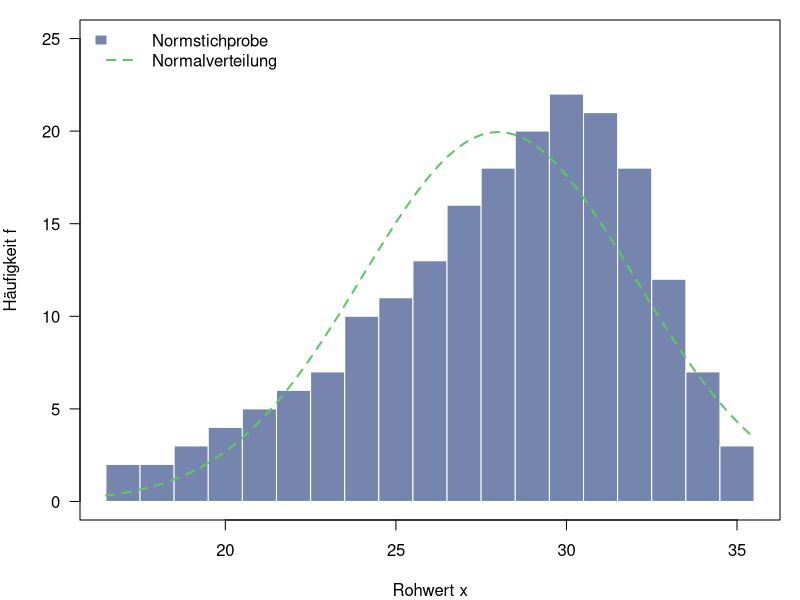
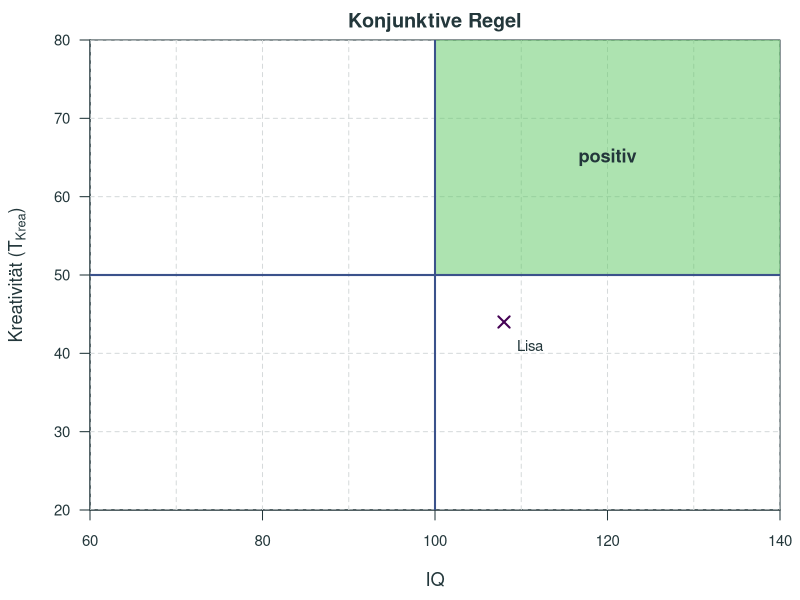
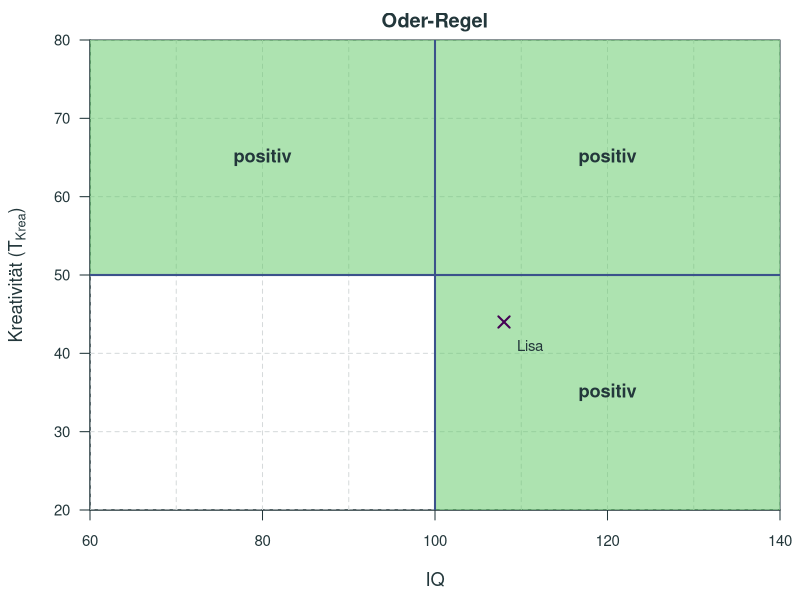
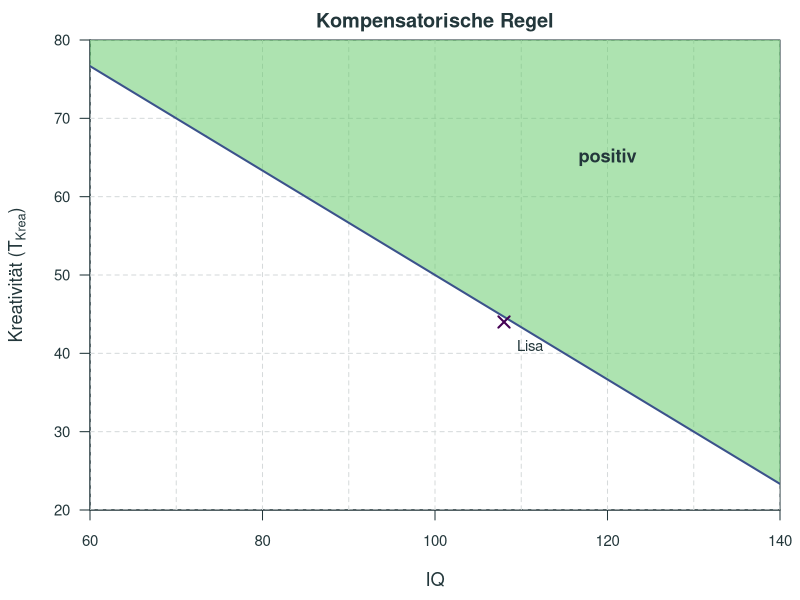
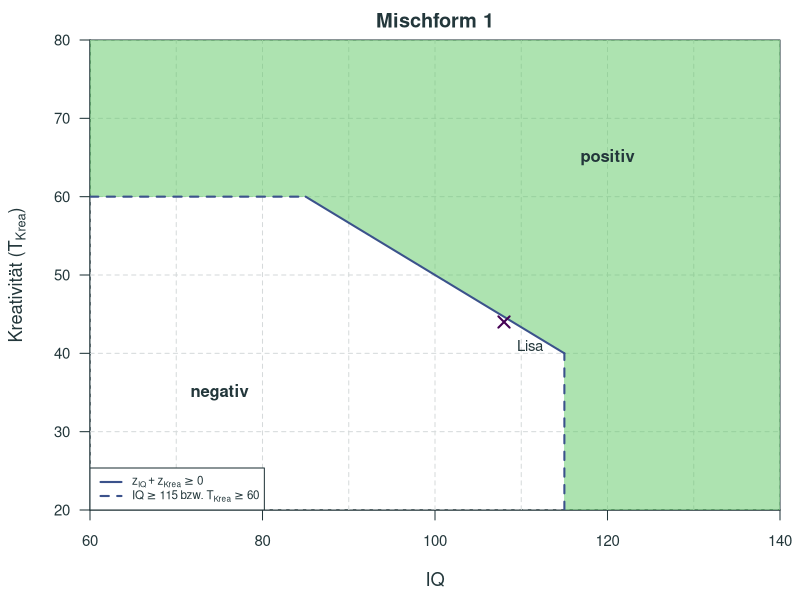
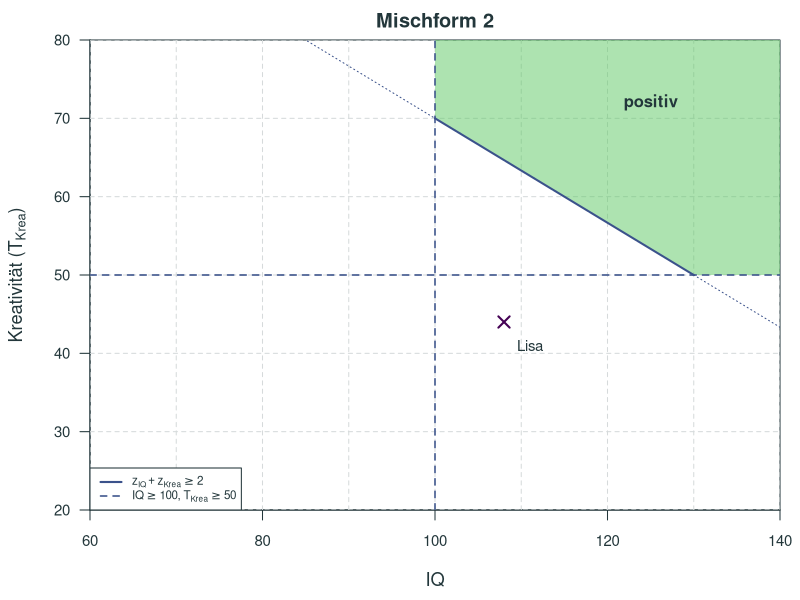

R code for these plots, in order:
## ---- chunk 1
#| label: setup
#| include: false
# plot labels contain umlauts, which need a UTF-8 locale; the shell that runs
# the render may start R in the C locale
invisible(Sys.setlocale("LC_CTYPE", "en_US.UTF-8"))
colors <- viridisLite::viridis(5)
dark <- "#23373b"

# success ratio after Taylor and Russell (1939) under bivariate normality
taylor_russell <- function(br, sr, r) {
  if (r == 0 || sr >= 1) return(br)
  x <- qnorm(1 - sr)
  y <- qnorm(1 - br)
  integrate(function(u) dnorm(u) * pnorm((r * u - y) / sqrt(1 - r^2)),
            lower = x, upper = Inf)$value / sr
}

# Taylor-Russell tables: rows r_tc, columns SR
sr_cols <- c(.05, .10, .20, .30, .40, .50, .60, .70, .80, .90, .95)
r_rows <- seq(0.05, 1, by = .05)
tr_table <- function(br) {
  tab <- sapply(sr_cols, function(s)
    sapply(r_rows, function(r) sprintf("%.2f", round(taylor_russell(br, s, r), 2))))
  tab <- cbind(sprintf("%.2f", r_rows), tab)
  colnames(tab) <- c("$r_{tc}$", sprintf("%.2f", sr_cols))
  tab
}

# decision rules: Lisa and plot helpers
lisa_iq <- 108
lisa_krea <- 44

plot_blank <- function(title) {
  par(mar = c(4.5, 4.5, 2, 1), col.main = dark, col.lab = dark, col.axis = dark,
      fg = dark)
  plot(NULL, xlim = c(60, 140), ylim = c(20, 80), xlab = "IQ",
       ylab = expression("Kreativität (" * T[Krea] * ")"), main = title, las = 1,
       xaxs = "i", yaxs = "i", cex.lab = 1.1, cex.axis = 0.9)
  abline(h = seq(20, 80, by = 10), col = "#d6dadb", lty = 2)
  abline(v = seq(60, 140, by = 10), col = "#d6dadb", lty = 2)
}

add_lisa <- function() {
  points(lisa_iq, lisa_krea, pch = 4, cex = 1.5, lwd = 2, col = colors[1])
  text(lisa_iq + 3, lisa_krea - 3, "Lisa", cex = 0.9, col = dark)
}

fill_pos <- adjustcolor(colors[4], 0.5)

plot_and <- function() {
  plot_blank("Konjunktive Regel")
  rect(100, 50, 140, 80, col = fill_pos, border = NA)
  abline(v = 100, col = colors[2], lwd = 2)
  abline(h = 50, col = colors[2], lwd = 2)
  text(120, 65, "positiv", cex = 1.1, font = 2, col = dark)
  add_lisa()
}

plot_or <- function() {
  plot_blank("Oder-Regel")
  rect(100, 20, 140, 80, col = fill_pos, border = NA)
  rect(60, 50, 100, 80, col = fill_pos, border = NA)
  abline(v = 100, col = colors[2], lwd = 2)
  abline(h = 50, col = colors[2], lwd = 2)
  text(120, 35, "positiv", cex = 1.1, font = 2, col = dark)
  text(80, 65, "positiv", cex = 1.1, font = 2, col = dark)
  text(120, 65, "positiv", cex = 1.1, font = 2, col = dark)
  add_lisa()
}

plot_comp <- function() {
  plot_blank("Kompensatorische Regel")
  # z_IQ + z_Krea = 0  =>  T = 50 - (2/3) * (IQ - 100)
  iq <- seq(60, 140, length.out = 200)
  t_bound <- 50 - (10 / 15) * (iq - 100)
  polygon(c(iq, rev(iq)), c(pmax(20, pmin(80, t_bound)), rep(80, length(iq))),
          col = fill_pos, border = NA)
  lines(iq, t_bound, col = colors[2], lwd = 2)
  text(120, 65, "positiv", cex = 1.1, font = 2, col = dark)
  add_lisa()
}

# Mixed rule 1: IQ >= 115 or T >= 60 or z_IQ + z_Krea >= 0
plot_mixed1 <- function() {
  plot_blank("Mischform 1")
  iq_c <- seq(115, 85, length.out = 50)
  t_c <- 50 - (10 / 15) * (iq_c - 100)
  polygon(c(60, 140, 140, 115, iq_c, 60, 60),
          c(80, 80, 20, 20, t_c, 60, 80),
          col = fill_pos, border = NA)
  lines(iq_c, t_c, col = colors[2], lwd = 2)
  segments(115, 20, 115, 40, col = colors[2], lwd = 2, lty = 2)
  segments(60, 60, 85, 60, col = colors[2], lwd = 2, lty = 2)
  text(120, 65, "positiv", cex = 1.0, font = 2, col = dark)
  text(75, 35, "negativ", cex = 1.0, font = 2, col = dark)
  legend("bottomleft",
         legend = c(expression(z[IQ] + z[Krea] >= 0), expression(IQ >= 115 ~ "bzw." ~ T[Krea] >= 60)),
         lty = c(1, 2), col = colors[2], lwd = 2, cex = 0.7, bg = "white",
         text.col = dark)
  add_lisa()
}

# Mixed rule 2: IQ >= 100 and T >= 50 and z_IQ + z_Krea >= 2
plot_mixed2 <- function() {
  plot_blank("Mischform 2")
  iq_c <- seq(100, 130, length.out = 50)
  t_c <- 70 - (10 / 15) * (iq_c - 100)
  polygon(c(iq_c, 140, 140, 100), c(t_c, 50, 80, 80),
          col = fill_pos, border = NA)
  lines(iq_c, t_c, col = colors[2], lwd = 2)
  left <- seq(60, 100, length.out = 30)
  lines(left, 70 - (10 / 15) * (left - 100), col = colors[2], lwd = 1, lty = 3)
  right <- seq(130, 140, length.out = 15)
  lines(right, 70 - (10 / 15) * (right - 100), col = colors[2], lwd = 1, lty = 3)
  abline(v = 100, col = colors[2], lwd = 1.5, lty = 2)
  abline(h = 50, col = colors[2], lwd = 1.5, lty = 2)
  text(125, 72, "positiv", cex = 1.0, font = 2, col = dark)
  legend("bottomleft",
         legend = c(expression(z[IQ] + z[Krea] >= 2), expression(IQ >= 100 * "," ~ T[Krea] >= 50)),
         lty = c(1, 2), col = colors[2], lwd = c(2, 1.5), cex = 0.7,
         bg = "white", text.col = dark)
  add_lisa()
}
## ---- chunk 2
#| label: tbl-tr50
#| echo: false
#| tbl-cap: "Taylor-Russell-Tafel für BR = .50 (Zeilen: Validität $r_{tc}$; Spalten: Selektionsquote SR)"
knitr::kable(tr_table(0.50), format = "pipe", align = "c")
## ---- chunk 3
#| label: tbl-tr40
#| echo: false
#| tbl-cap: "Taylor-Russell-Tafel für BR = .40 (Zeilen: Validität $r_{tc}$; Spalten: Selektionsquote SR)"
knitr::kable(tr_table(0.40), format = "pipe", align = "c")
## ---- chunk 4
#| label: tbl-frequencies
#| echo: false
#| tbl-cap: "Häufigkeiten $f$ der Rohwerte $x$ in der Normstichprobe ($N = 200$)"
x_values <- 17:35
f_values <- c(2, 2, 3, 4, 5, 6, 7, 10, 11, 13, 16, 18, 20, 22, 21, 18, 12, 7, 3)
freq <- as.data.frame(t(f_values))
names(freq) <- x_values
freq <- cbind("$x$" = "$f$", freq)
knitr::kable(freq, format = "pipe", align = "c")
## ---- chunk 5
#| label: fig-frequencies
#| echo: false
#| fig-width: 6.5
#| fig-height: 3.8
#| fig-align: center
#| fig-cap: "Empirische Verteilung der Rohwerte in der Normstichprobe mit der Normalverteilung ($M = 28$, $SD = 4$) zum Vergleich"
#| fig-alt: "Balkendiagramm der Häufigkeiten der Rohwerte 17 bis 35. Die Häufigkeiten steigen langsam bis zum Gipfel bei Rohwert 30 und fallen danach steil ab; die Verteilung ist linksschief. Eine eingezeichnete Normalverteilungskurve mit Mittelwert 28 liegt links davon."
par(mar = c(4, 4, 1, 1))
plot(NA, xlim = c(16.5, 35.5), ylim = c(0, 25), las = 1,
     xlab = "Rohwert x", ylab = "Häufigkeit f")
rect(x_values - 0.5, 0, x_values + 0.5, f_values,
     col = adjustcolor(colors[2], 0.7), border = "white")
x_grid <- seq(16.5, 35.5, length.out = 200)
lines(x_grid, 200 * dnorm(x_grid, 28, 4), lwd = 2, lty = 2, col = colors[4])
legend("topleft", legend = c("Normstichprobe", "Normalverteilung"),
       fill = c(adjustcolor(colors[2], 0.7), NA), border = c("white", NA),
       lty = c(NA, 2), lwd = c(NA, 2), col = c(NA, colors[4]), bty = "n")
## ---- chunk 6
#| echo: false
#| fig-width: 5.5
#| fig-height: 4.5
#| fig-align: center
#| fig-alt: "Koordinatensystem mit IQ auf der x-Achse und Kreativität auf der y-Achse. Der positive Bereich der konjunktiven Regel ist der Quadrant rechts oberhalb der Grenzlinien bei IQ 100 und T-Wert 50. Lisa liegt bei IQ 108 und T-Wert 44 außerhalb dieses Bereichs."
plot_and()
## ---- chunk 7
#| echo: false
#| fig-width: 5.5
#| fig-height: 4.5
#| fig-align: center
#| fig-alt: "Koordinatensystem mit IQ auf der x-Achse und Kreativität auf der y-Achse. Der positive Bereich der Oder-Regel umfasst drei Quadranten, nur der Bereich links unten mit IQ unter 100 und T-Wert unter 50 ist negativ. Lisa liegt bei IQ 108 und T-Wert 44 im positiven Bereich."
plot_or()
## ---- chunk 8
#| echo: false
#| fig-width: 5.5
#| fig-height: 4.5
#| fig-align: center
#| fig-alt: "Koordinatensystem mit IQ auf der x-Achse und Kreativität auf der y-Achse. Die Kompensationsgerade verläuft von links oben nach rechts unten, der positive Bereich liegt oberhalb der Geraden. Lisa bei IQ 108 und T-Wert 44 liegt knapp unterhalb der Geraden im negativen Bereich."
plot_comp()
## ---- chunk 9
#| label: fig-mixed-1
#| echo: false
#| fig-width: 5.5
#| fig-height: 4.5
#| fig-align: center
#| fig-cap: "Mischform 1"
#| fig-alt: "Koordinatensystem mit IQ auf der x-Achse und Kreativität auf der y-Achse. Der positive Bereich liegt rechts von IQ 115, oberhalb von T-Wert 60 und oberhalb der Kompensationsgeraden. Lisa bei IQ 108 und T-Wert 44 liegt im negativen Bereich."
plot_mixed1()
## ---- chunk 10
#| label: fig-mixed-2
#| echo: false
#| fig-width: 5.5
#| fig-height: 4.5
#| fig-align: center
#| fig-cap: "Mischform 2"
#| fig-alt: "Koordinatensystem mit IQ auf der x-Achse und Kreativität auf der y-Achse. Der positive Bereich liegt rechts oben, begrenzt durch IQ 100, T-Wert 50 und eine Gerade, auf der die Summe der z-Werte 2 beträgt. Lisa bei IQ 108 und T-Wert 44 liegt im negativen Bereich."
plot_mixed2()
